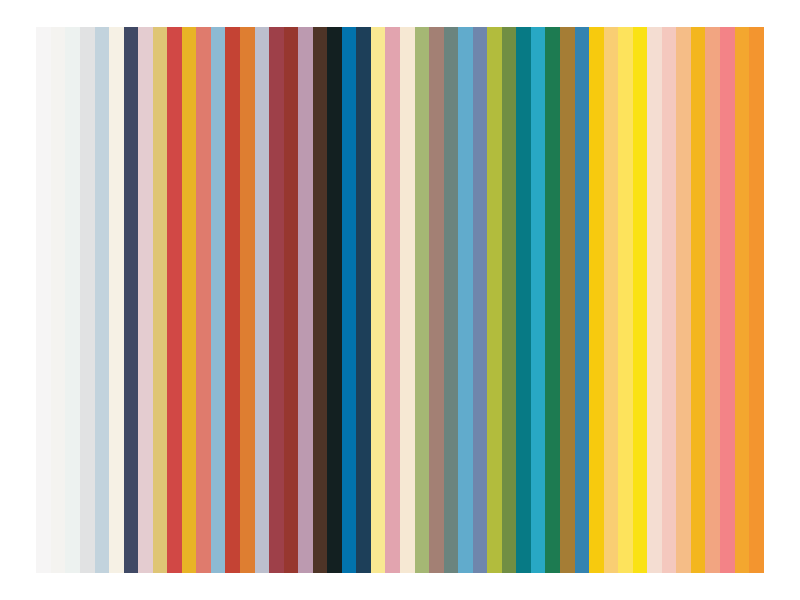
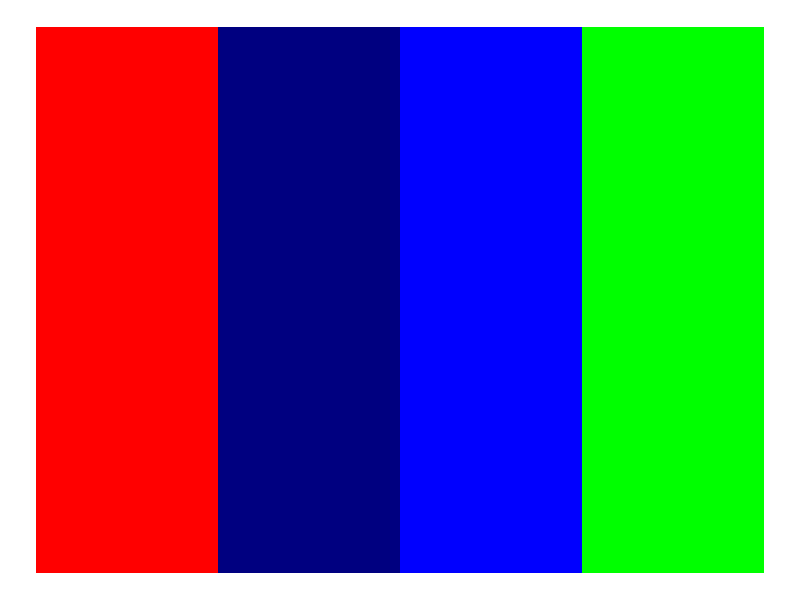

Generate these figures, in order, with R:

my_colours <- c("#F6F5F5", "#F4F3F0", "#EDF2F0", "#E1E2E3", "#C2D3DD", "#F6F1E5",
                "#404965", "#E4CCD0", "#DFC575", "#D14845", "#E8B426", "#DF7B6D",
                "#8DBAD3", "#C44334", "#DE7E31", "#BCBFCD", "#9E4049", "#97372F",
                "#BC9AB0", "#4E3427", "#132021", "#0273AD", "#1D3F59", "#F9E892",
                "#E2A4AF", "#F6E8D3", "#A5B774", "#A38074", "#6B847E", "#61ABCC",
                "#6F86AC", "#B2BC3D", "#718E43", "#077A85", "#28A8C4", "#1D7B51",
                "#A57D35", "#3483B0", "#F7CA0E", "#F9CE73", "#FDE35C", "#FAE214",
                "#F4DDD2", "#F4C8BE", "#F5BD87", "#F3B61E", "#F2A581", "#F38387",
                "#F3A72F", "#F3952F")

# original colors
ggplot2::qplot(x = 1:50, y = 1, fill = I(my_colours), geom = 'col', width = 1) + ggplot2::theme_void()

library(TSP)
rgb <- col2rgb(my_colours)
tsp <- as.TSP(dist(t(rgb)))
sol <- solve_TSP(tsp, control = list(repetitions = 1e3))
ordered_cols <- my_colours[sol]

orden_color = function(my_colours){
  rgb <- col2rgb(my_colours)
  tsp <- as.TSP(dist(t(rgb)))
  sol <- solve_TSP(tsp, control = list(repetitions = 1e3))
  ordered_cols <- my_colours[sol]
  return(ordered_cols)
}

ordered_cols = orden_color(c("red", "green", "blue", "navy"))

ggplot2::qplot(x = 1:4, y = 1, fill = I(ordered_cols), geom = 'col', width = 1) + ggplot2::theme_void()
